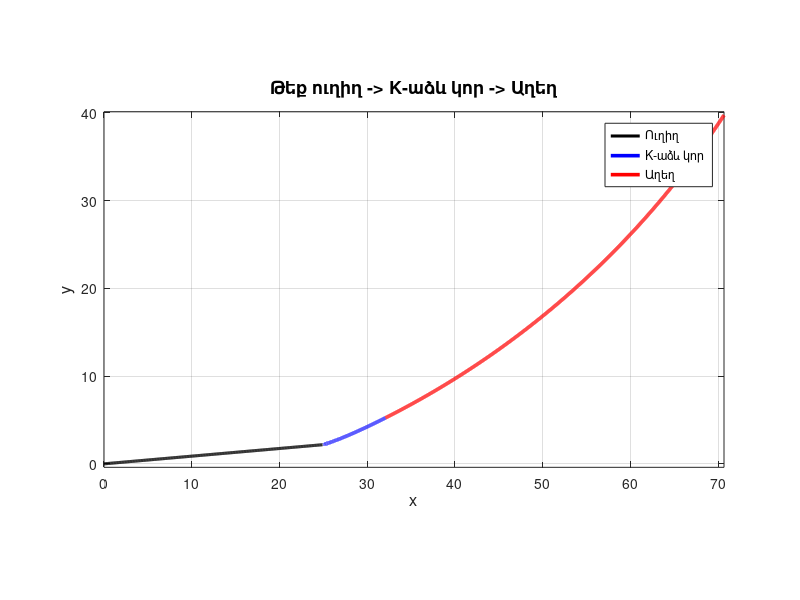

This figure's MATLAB source:

k   = 0.2;              
R0  = 100;             
L   = 400;              
phi = 30*pi/180;        

Ls     = 25;           
alpha0 = 5*pi/180;      

p = (1-k)/k;


f = @(beta) (L./(k.*beta)) .* (sin(beta)).^p - R0;

a_scan = 1e-4;
b_scan = pi/2 - 1e-4;
Nscan  = 6000;

beta_scan = linspace(a_scan, b_scan, Nscan);
f_scan = arrayfun(f, beta_scan);

idx = 0;
for i = 1:length(f_scan)-1
    if f_scan(i)*f_scan(i+1) < 0
        idx = i;
        break;
    end
end

if idx == 0
    error('beta0-ի իրական լուծում չգտնվեց');
end

a = beta_scan(idx);
b = beta_scan(idx+1);

fa = f(a);
fb = f(b);

if fa*fb > 0
    error('Կիսման մեթոդի համար ճիշտ միջակայք չի գտնվել');
end

tol = 1e-12;
maxIter = 1000;

for iter = 1:maxIter
    c = (a + b)/2;
    fc = f(c);

    if fa*fc < 0
        b = c;
        fb = fc;
    else
        a = c;
        fa = fc;
    end

    if abs(b - a) < tol
        break;
    end
end

beta0 = (a + b)/2;
A0    = L/(k*beta0);


Nk = 4000;
beta = linspace(0, beta0, Nk);

Fx = cos(beta) .* (sin(beta)).^p;
Fy = sin(beta) .* (sin(beta)).^p;

xK_local = zeros(1, Nk);
yK_local = zeros(1, Nk);

for i = 2:Nk
    db = beta(i) - beta(i-1);

    xK_local(i) = xK_local(i-1) + 0.5*db*(Fx(i-1) + Fx(i));
    yK_local(i) = yK_local(i-1) + 0.5*db*(Fy(i-1) + Fy(i));
end

xK_local = A0 * xK_local;
yK_local = A0 * yK_local;

Ns = 300;
s = linspace(0, Ls, Ns);

xS = s*cos(alpha0);
yS = s*sin(alpha0);

x1 = xS(end);
y1 = yS(end);


xK = zeros(1, Nk);
yK = zeros(1, Nk);

for i = 1:Nk
    xK(i) = x1 + xK_local(i)*cos(alpha0) - yK_local(i)*sin(alpha0);
    yK(i) = y1 + xK_local(i)*sin(alpha0) + yK_local(i)*cos(alpha0);
end


x2 = xK(end);
y2 = yK(end);

alpha1 = alpha0 + beta0;    

xc = x2 - R0*sin(alpha1);
yc = y2 + R0*cos(alpha1);

theta_start = atan2(y2 - yc, x2 - xc);

Nc = 1200;
theta = linspace(theta_start, theta_start + phi, Nc);

xC = xc + R0*cos(theta);
yC = yc + R0*sin(theta);


figure('Color','w','Position',[100 100 1100 600]);
hold on; grid on; box on; axis equal;

plot(xS, yS, 'k', 'LineWidth', 2.2);
plot(xK, yK, 'b', 'LineWidth', 2.6);
plot(xC, yC, 'r', 'LineWidth', 2.6);

xlabel('x', 'FontSize', 12);
ylabel('y', 'FontSize', 12);
title('Թեք ուղիղ -> K-աձև կոր -> Աղեղ', 'FontSize', 13);
legend('Ուղիղ', 'K-աձև կոր', 'Աղեղ', 'Location', 'best');
